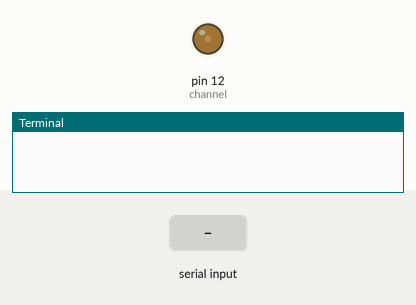
The program below on a simulated Raspberry Pi (header pin numbers). Parts: output pins drawn as LEDs (lit = HIGH), the last lines printed to the terminal. The test bench sets the inputs (shaded band). At 6.2 s the program stops and its outputs stay as they are.

Above: at 1.91 s.
At 6.1 s:
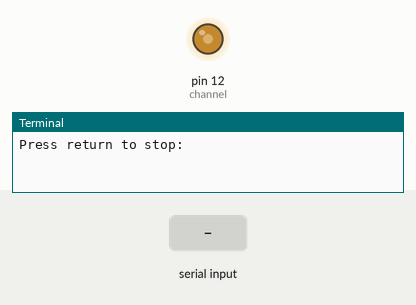
6.2 s: "1" typed at the terminal, then Enter
At 6.9 s:
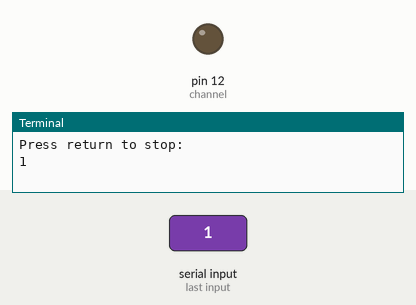
Timing chart, 0 to 7.7 s (numbered marks = the images above; inputs shaded):
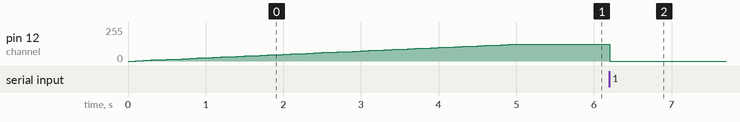

The program:

gpio_demo.py
```python
#!/usr/bin/python3
#GPIO USAGE: §https://sourceforge.net/p/raspberry-gpio-python/wiki/BasicUsage/
#GPIO PINOUT: https://www.raspberrypi-spy.co.uk/2012/06/simple-guide-to-the-rpi-gpio-header-and-pins/
try:
    import RPi.GPIO as GPIO
except RuntimeError:
    print("Error importing RPi.GPIO!  This is probably because you need superuser privileges.  You can achieve this by using 'sudo' to run your script")

import time

def simple_gpio_usage_output():
    # SET GPIO MODE
    GPIO.setmode(GPIO.BOARD)
    #GPIO.setmode(GPIO.BCM)

    # GET GPIO MODE
    mode = GPIO.getmode()
    print("gpio mode: " + str(mode))

    # GPIO OUTPUT EXAMPLE
    channel=12
    state=True
    GPIO.setup(channel, GPIO.OUT)
    GPIO.output(channel, state)

    time.sleep(1)

    state=False
    GPIO.output(channel, state)

    # CLEANUP GPIO AFTER USAGE
    #GPIO.cleanup()
    GPIO.cleanup(channel)


def pwm_gpio_usage_output():
    channel = 12
    dc = 0                              # where dc is the duty cycle (0.0 <= dc <= 100.0)
    frequency = 40                      # Hz

    # set gpio
    GPIO.setmode(GPIO.BOARD)
    GPIO.setup(channel, GPIO.OUT)
    p = GPIO.PWM(channel, frequency)

    # start pwm
    p.start(dc)

    # brighten/dim demo
    for i in range(1,50):
        time.sleep(0.1)
        dc = i
        p.ChangeDutyCycle(dc)

    # exit
    input('Press return to stop:')      # use raw_input for Python 2
    p.stop()
    GPIO.cleanup()

#simple_gpio_usage_output()
pwm_gpio_usage_output()
```

Measured:
- after the input at 6.2 s, pin 12 (channel): 125/255 → 0/255 at once
